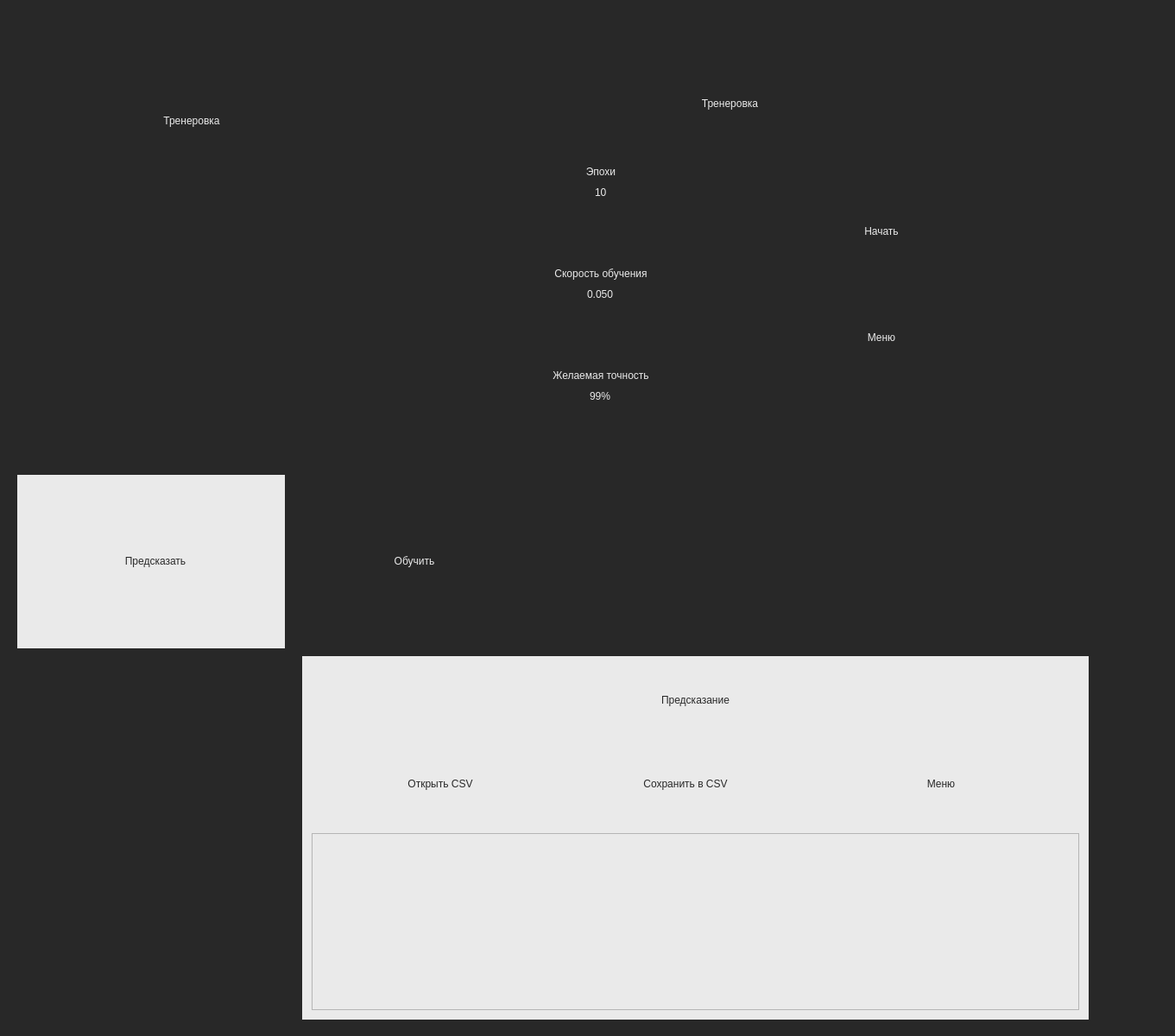
<?xml version="1.0" encoding="UTF-8"?>
<ui version="4.0">
 <class>MainWindow</class>
 <widget class="QMainWindow" name="MainWindow">
  <property name="geometry">
   <rect>
    <x>0</x>
    <y>0</y>
    <width>1361</width>
    <height>1200</height>
   </rect>
  </property>
  <property name="minimumSize">
   <size>
    <width>600</width>
    <height>300</height>
   </size>
  </property>
  <property name="windowTitle">
   <string>MainWindow</string>
  </property>
  <property name="styleSheet">
   <string notr="true">background-color: rgb(40, 40, 40);</string>
  </property>
  <widget class="QWidget" name="centralWidget">
   <widget class="QWidget" name="widgetTrainSettings" native="true">
    <property name="geometry">
     <rect>
      <x>450</x>
      <y>80</y>
      <width>791</width>
      <height>421</height>
     </rect>
    </property>
    <layout class="QVBoxLayout" name="verticalLayout_5">
     <property name="spacing">
      <number>0</number>
     </property>
     <property name="leftMargin">
      <number>0</number>
     </property>
     <property name="topMargin">
      <number>0</number>
     </property>
     <property name="rightMargin">
      <number>0</number>
     </property>
     <property name="bottomMargin">
      <number>0</number>
     </property>
     <item>
      <widget class="QLabel" name="label_5">
       <property name="minimumSize">
        <size>
         <width>0</width>
         <height>80</height>
        </size>
       </property>
       <property name="maximumSize">
        <size>
         <width>16777215</width>
         <height>80</height>
        </size>
       </property>
       <property name="autoFillBackground">
        <bool>false</bool>
       </property>
       <property name="styleSheet">
        <string notr="true">font: 57 20pt &quot;Roboto Medium&quot;;
color: rgb(234, 234, 234);</string>
       </property>
       <property name="text">
        <string>Тренеровка</string>
       </property>
       <property name="alignment">
        <set>Qt::AlignCenter</set>
       </property>
      </widget>
     </item>
     <item>
      <spacer name="verticalSpacer_10">
       <property name="orientation">
        <enum>Qt::Vertical</enum>
       </property>
       <property name="sizeHint" stdset="0">
        <size>
         <width>20</width>
         <height>16</height>
        </size>
       </property>
      </spacer>
     </item>
     <item>
      <layout class="QHBoxLayout" name="horizontalLayout_2">
       <property name="spacing">
        <number>0</number>
       </property>
       <item>
        <spacer name="horizontalSpacer_3">
         <property name="orientation">
          <enum>Qt::Horizontal</enum>
         </property>
         <property name="sizeHint" stdset="0">
          <size>
           <width>40</width>
           <height>20</height>
          </size>
         </property>
        </spacer>
       </item>
       <item>
        <widget class="QWidget" name="widget_2" native="true">
         <property name="minimumSize">
          <size>
           <width>300</width>
           <height>300</height>
          </size>
         </property>
         <property name="maximumSize">
          <size>
           <width>300</width>
           <height>300</height>
          </size>
         </property>
         <layout class="QVBoxLayout" name="verticalLayout">
          <item>
           <widget class="QLabel" name="label_2">
            <property name="autoFillBackground">
             <bool>false</bool>
            </property>
            <property name="styleSheet">
             <string notr="true">font: 57 20pt &quot;Roboto Medium&quot;;
color: rgb(234, 234, 234);</string>
            </property>
            <property name="text">
             <string>Эпохи</string>
            </property>
            <property name="alignment">
             <set>Qt::AlignCenter</set>
            </property>
           </widget>
          </item>
          <item>
           <widget class="QSpinBox" name="epochTrain">
            <property name="styleSheet">
             <string notr="true">selection-background-color: rgb(234, 234, 234, 20);
font: 25 20pt &quot;Roboto Light&quot;;
color: rgb(234, 234, 234);</string>
            </property>
            <property name="frame">
             <bool>false</bool>
            </property>
            <property name="alignment">
             <set>Qt::AlignCenter</set>
            </property>
            <property name="buttonSymbols">
             <enum>QAbstractSpinBox::NoButtons</enum>
            </property>
            <property name="specialValueText">
             <string/>
            </property>
            <property name="accelerated">
             <bool>false</bool>
            </property>
            <property name="correctionMode">
             <enum>QAbstractSpinBox::CorrectToPreviousValue</enum>
            </property>
            <property name="showGroupSeparator" stdset="0">
             <bool>false</bool>
            </property>
            <property name="suffix">
             <string/>
            </property>
            <property name="minimum">
             <number>1</number>
            </property>
            <property name="maximum">
             <number>10000</number>
            </property>
            <property name="singleStep">
             <number>10</number>
            </property>
            <property name="value">
             <number>10</number>
            </property>
            <property name="displayIntegerBase">
             <number>10</number>
            </property>
           </widget>
          </item>
          <item>
           <spacer name="verticalSpacer">
            <property name="orientation">
             <enum>Qt::Vertical</enum>
            </property>
            <property name="sizeHint" stdset="0">
             <size>
              <width>20</width>
              <height>40</height>
             </size>
            </property>
           </spacer>
          </item>
          <item>
           <widget class="QLabel" name="label">
            <property name="autoFillBackground">
             <bool>false</bool>
            </property>
            <property name="styleSheet">
             <string notr="true">font: 57 20pt &quot;Roboto Medium&quot;;
color: rgb(234, 234, 234);</string>
            </property>
            <property name="text">
             <string>Скорость обучения</string>
            </property>
            <property name="alignment">
             <set>Qt::AlignCenter</set>
            </property>
           </widget>
          </item>
          <item>
           <widget class="QDoubleSpinBox" name="speedTrain">
            <property name="cursor">
             <cursorShape>ArrowCursor</cursorShape>
            </property>
            <property name="styleSheet">
             <string notr="true">selection-background-color:rgb(234, 234, 234, 20);
font: 25 20pt &quot;Roboto Light&quot;;
color: rgb(234, 234, 234);</string>
            </property>
            <property name="frame">
             <bool>false</bool>
            </property>
            <property name="alignment">
             <set>Qt::AlignCenter</set>
            </property>
            <property name="buttonSymbols">
             <enum>QAbstractSpinBox::NoButtons</enum>
            </property>
            <property name="accelerated">
             <bool>false</bool>
            </property>
            <property name="keyboardTracking">
             <bool>true</bool>
            </property>
            <property name="decimals">
             <number>3</number>
            </property>
            <property name="minimum">
             <double>0.001000000000000</double>
            </property>
            <property name="maximum">
             <double>0.500000000000000</double>
            </property>
            <property name="singleStep">
             <double>0.001000000000000</double>
            </property>
            <property name="value">
             <double>0.050000000000000</double>
            </property>
           </widget>
          </item>
          <item>
           <spacer name="verticalSpacer_2">
            <property name="orientation">
             <enum>Qt::Vertical</enum>
            </property>
            <property name="sizeHint" stdset="0">
             <size>
              <width>20</width>
              <height>40</height>
             </size>
            </property>
           </spacer>
          </item>
          <item>
           <widget class="QLabel" name="label_3">
            <property name="autoFillBackground">
             <bool>false</bool>
            </property>
            <property name="styleSheet">
             <string notr="true">font: 57 20pt &quot;Roboto Medium&quot;;
color: rgb(234, 234, 234);</string>
            </property>
            <property name="text">
             <string>Желаемая точность</string>
            </property>
            <property name="alignment">
             <set>Qt::AlignCenter</set>
            </property>
           </widget>
          </item>
          <item>
           <widget class="QSpinBox" name="accuracyTrain">
            <property name="cursor">
             <cursorShape>ArrowCursor</cursorShape>
            </property>
            <property name="styleSheet">
             <string notr="true">selection-background-color: rgb(234, 234, 234, 20);
font: 25 20pt &quot;Roboto Light&quot;;
color: rgb(234, 234, 234);</string>
            </property>
            <property name="frame">
             <bool>false</bool>
            </property>
            <property name="alignment">
             <set>Qt::AlignCenter</set>
            </property>
            <property name="buttonSymbols">
             <enum>QAbstractSpinBox::NoButtons</enum>
            </property>
            <property name="specialValueText">
             <string/>
            </property>
            <property name="accelerated">
             <bool>false</bool>
            </property>
            <property name="correctionMode">
             <enum>QAbstractSpinBox::CorrectToPreviousValue</enum>
            </property>
            <property name="showGroupSeparator" stdset="0">
             <bool>false</bool>
            </property>
            <property name="suffix">
             <string>%</string>
            </property>
            <property name="minimum">
             <number>70</number>
            </property>
            <property name="maximum">
             <number>99</number>
            </property>
            <property name="singleStep">
             <number>1</number>
            </property>
            <property name="value">
             <number>99</number>
            </property>
            <property name="displayIntegerBase">
             <number>10</number>
            </property>
           </widget>
          </item>
         </layout>
        </widget>
       </item>
       <item>
        <widget class="QWidget" name="widget_3" native="true">
         <property name="minimumSize">
          <size>
           <width>300</width>
           <height>300</height>
          </size>
         </property>
         <property name="maximumSize">
          <size>
           <width>300</width>
           <height>300</height>
          </size>
         </property>
         <layout class="QHBoxLayout" name="horizontalLayout">
          <item>
           <spacer name="horizontalSpacer">
            <property name="orientation">
             <enum>Qt::Horizontal</enum>
            </property>
            <property name="sizeType">
             <enum>QSizePolicy::Fixed</enum>
            </property>
            <property name="sizeHint" stdset="0">
             <size>
              <width>50</width>
              <height>20</height>
             </size>
            </property>
           </spacer>
          </item>
          <item>
           <layout class="QVBoxLayout" name="verticalLayout_2">
            <item>
             <spacer name="verticalSpacer_6">
              <property name="orientation">
               <enum>Qt::Vertical</enum>
              </property>
              <property name="sizeHint" stdset="0">
               <size>
                <width>17</width>
                <height>37</height>
               </size>
              </property>
             </spacer>
            </item>
            <item>
             <widget class="QPushButton" name="buttonStartTrain">
              <property name="minimumSize">
               <size>
                <width>200</width>
                <height>80</height>
               </size>
              </property>
              <property name="maximumSize">
               <size>
                <width>16777215</width>
                <height>16777215</height>
               </size>
              </property>
              <property name="sizeIncrement">
               <size>
                <width>0</width>
                <height>0</height>
               </size>
              </property>
              <property name="cursor">
               <cursorShape>PointingHandCursor</cursorShape>
              </property>
              <property name="styleSheet">
               <string notr="true">QPushButton {
    border-style: outset;
    border-width: 0px;
    border-radius: 0px;
    border-color: rgb(234, 234, 234);
    padding: 6px;

	font: 57 20pt &quot;Roboto Medium&quot;;
	color: rgb(234, 234, 234);
}

QPushButton:hover {
    border-style: outset;
    border-width: 3px;
    border-radius: 0px;
	color: rgb(234, 234, 234);
}

QPushButton:pressed {
    background-color: rgb(234, 234, 234, 20);
}</string>
              </property>
              <property name="text">
               <string>Начать</string>
              </property>
             </widget>
            </item>
            <item>
             <spacer name="verticalSpacer_5">
              <property name="orientation">
               <enum>Qt::Vertical</enum>
              </property>
              <property name="sizeHint" stdset="0">
               <size>
                <width>17</width>
                <height>37</height>
               </size>
              </property>
             </spacer>
            </item>
            <item>
             <widget class="QPushButton" name="OpenMenu_1">
              <property name="minimumSize">
               <size>
                <width>200</width>
                <height>80</height>
               </size>
              </property>
              <property name="maximumSize">
               <size>
                <width>16777215</width>
                <height>16777215</height>
               </size>
              </property>
              <property name="sizeIncrement">
               <size>
                <width>0</width>
                <height>0</height>
               </size>
              </property>
              <property name="cursor">
               <cursorShape>PointingHandCursor</cursorShape>
              </property>
              <property name="styleSheet">
               <string notr="true">QPushButton {
    border-style: outset;
    border-width: 0px;
    border-radius: 0px;
    border-color: rgb(234, 234, 234);
    padding: 6px;

	font: 57 20pt &quot;Roboto Medium&quot;;
	color: rgb(234, 234, 234);
}

QPushButton:hover {
    border-style: outset;
    border-width: 3px;
    border-radius: 0px;
	color: rgb(234, 234, 234);
}

QPushButton:pressed {
    background-color: rgb(234, 234, 234, 20);
}</string>
              </property>
              <property name="text">
               <string>Меню</string>
              </property>
             </widget>
            </item>
            <item>
             <spacer name="verticalSpacer_4">
              <property name="orientation">
               <enum>Qt::Vertical</enum>
              </property>
              <property name="sizeHint" stdset="0">
               <size>
                <width>20</width>
                <height>40</height>
               </size>
              </property>
             </spacer>
            </item>
           </layout>
          </item>
         </layout>
        </widget>
       </item>
       <item>
        <spacer name="horizontalSpacer_4">
         <property name="orientation">
          <enum>Qt::Horizontal</enum>
         </property>
         <property name="sizeHint" stdset="0">
          <size>
           <width>40</width>
           <height>20</height>
          </size>
         </property>
        </spacer>
       </item>
      </layout>
     </item>
     <item>
      <spacer name="verticalSpacer_11">
       <property name="orientation">
        <enum>Qt::Vertical</enum>
       </property>
       <property name="sizeHint" stdset="0">
        <size>
         <width>20</width>
         <height>17</height>
        </size>
       </property>
      </spacer>
     </item>
    </layout>
   </widget>
   <widget class="QWidget" name="widgetTrainStarted" native="true">
    <property name="geometry">
     <rect>
      <x>30</x>
      <y>100</y>
      <width>381</width>
      <height>431</height>
     </rect>
    </property>
    <layout class="QHBoxLayout" name="horizontalLayout_6">
     <property name="spacing">
      <number>0</number>
     </property>
     <property name="leftMargin">
      <number>0</number>
     </property>
     <property name="topMargin">
      <number>0</number>
     </property>
     <property name="rightMargin">
      <number>0</number>
     </property>
     <property name="bottomMargin">
      <number>0</number>
     </property>
     <item>
      <spacer name="horizontalSpacer_9">
       <property name="orientation">
        <enum>Qt::Horizontal</enum>
       </property>
       <property name="sizeHint" stdset="0">
        <size>
         <width>44</width>
         <height>20</height>
        </size>
       </property>
      </spacer>
     </item>
     <item>
      <layout class="QVBoxLayout" name="verticalLayout_4">
       <property name="spacing">
        <number>0</number>
       </property>
       <item>
        <widget class="QLabel" name="label_4">
         <property name="minimumSize">
          <size>
           <width>0</width>
           <height>80</height>
          </size>
         </property>
         <property name="maximumSize">
          <size>
           <width>16777215</width>
           <height>80</height>
          </size>
         </property>
         <property name="autoFillBackground">
          <bool>false</bool>
         </property>
         <property name="styleSheet">
          <string notr="true">font: 57 20pt &quot;Roboto Medium&quot;;
color: rgb(234, 234, 234);</string>
         </property>
         <property name="text">
          <string>Тренеровка</string>
         </property>
         <property name="alignment">
          <set>Qt::AlignCenter</set>
         </property>
        </widget>
       </item>
       <item>
        <spacer name="verticalSpacer_9">
         <property name="orientation">
          <enum>Qt::Vertical</enum>
         </property>
         <property name="sizeHint" stdset="0">
          <size>
           <width>20</width>
           <height>40</height>
          </size>
         </property>
        </spacer>
       </item>
       <item>
        <widget class="QWidget" name="widgetFromGraphTrain" native="true">
         <property name="minimumSize">
          <size>
           <width>300</width>
           <height>300</height>
          </size>
         </property>
         <property name="maximumSize">
          <size>
           <width>300</width>
           <height>300</height>
          </size>
         </property>
         <layout class="QVBoxLayout" name="verticalLayout_3"/>
        </widget>
       </item>
       <item>
        <spacer name="verticalSpacer_3">
         <property name="orientation">
          <enum>Qt::Vertical</enum>
         </property>
         <property name="sizeHint" stdset="0">
          <size>
           <width>20</width>
           <height>40</height>
          </size>
         </property>
        </spacer>
       </item>
      </layout>
     </item>
     <item>
      <spacer name="horizontalSpacer_2">
       <property name="orientation">
        <enum>Qt::Horizontal</enum>
       </property>
       <property name="sizeHint" stdset="0">
        <size>
         <width>40</width>
         <height>20</height>
        </size>
       </property>
      </spacer>
     </item>
    </layout>
   </widget>
   <widget class="QWidget" name="widgetPredict" native="true">
    <property name="geometry">
     <rect>
      <x>350</x>
      <y>760</y>
      <width>911</width>
      <height>421</height>
     </rect>
    </property>
    <property name="styleSheet">
     <string notr="true">background-color: rgb(234, 234, 234);</string>
    </property>
    <layout class="QVBoxLayout" name="verticalLayout_6">
     <item>
      <widget class="QLabel" name="label_6">
       <property name="minimumSize">
        <size>
         <width>0</width>
         <height>80</height>
        </size>
       </property>
       <property name="maximumSize">
        <size>
         <width>16777215</width>
         <height>80</height>
        </size>
       </property>
       <property name="autoFillBackground">
        <bool>false</bool>
       </property>
       <property name="styleSheet">
        <string notr="true">font: 57 20pt &quot;Roboto Medium&quot;;
color: rgb(40, 40, 40);</string>
       </property>
       <property name="text">
        <string>Предсказание</string>
       </property>
       <property name="alignment">
        <set>Qt::AlignCenter</set>
       </property>
      </widget>
     </item>
     <item>
      <layout class="QHBoxLayout" name="horizontalLayout_8">
       <property name="spacing">
        <number>0</number>
       </property>
       <item>
        <spacer name="horizontalSpacer_11">
         <property name="orientation">
          <enum>Qt::Horizontal</enum>
         </property>
         <property name="sizeHint" stdset="0">
          <size>
           <width>40</width>
           <height>20</height>
          </size>
         </property>
        </spacer>
       </item>
       <item>
        <widget class="QPushButton" name="buttonOpenPredict_2">
         <property name="minimumSize">
          <size>
           <width>250</width>
           <height>80</height>
          </size>
         </property>
         <property name="maximumSize">
          <size>
           <width>250</width>
           <height>16777215</height>
          </size>
         </property>
         <property name="sizeIncrement">
          <size>
           <width>0</width>
           <height>0</height>
          </size>
         </property>
         <property name="cursor">
          <cursorShape>PointingHandCursor</cursorShape>
         </property>
         <property name="styleSheet">
          <string notr="true">QPushButton {
    border-style: outset;
    border-width: 0px;
    border-radius: 0px;
    border-color: rgb(40, 40, 40);
    padding: 6px;

	font: 57 20pt &quot;Roboto Medium&quot;;
	color: rgb(40, 40, 40);
}

QPushButton:hover {
    border-style: outset;
    border-width: 3px;
    border-radius: 0px;
	color: rgb(40, 40, 40);
}

QPushButton:pressed {
    background-color: rgb(40, 40, 40, 20);
}</string>
         </property>
         <property name="text">
          <string>Открыть CSV</string>
         </property>
        </widget>
       </item>
       <item>
        <widget class="QWidget" name="saveWidget" native="true">
         <layout class="QHBoxLayout" name="widgetSave">
          <property name="spacing">
           <number>0</number>
          </property>
          <item>
           <spacer name="horizontalSpacer_12">
            <property name="orientation">
             <enum>Qt::Horizontal</enum>
            </property>
            <property name="sizeHint" stdset="0">
             <size>
              <width>40</width>
              <height>20</height>
             </size>
            </property>
           </spacer>
          </item>
          <item>
           <widget class="QPushButton" name="buttonSave">
            <property name="minimumSize">
             <size>
              <width>250</width>
              <height>80</height>
             </size>
            </property>
            <property name="maximumSize">
             <size>
              <width>250</width>
              <height>16777215</height>
             </size>
            </property>
            <property name="sizeIncrement">
             <size>
              <width>0</width>
              <height>0</height>
             </size>
            </property>
            <property name="cursor">
             <cursorShape>PointingHandCursor</cursorShape>
            </property>
            <property name="styleSheet">
             <string notr="true">QPushButton {
    border-style: outset;
    border-width: 0px;
    border-radius: 0px;
    border-color: rgb(40, 40, 40);
    padding: 6px;

	font: 57 20pt &quot;Roboto Medium&quot;;
	color: rgb(40, 40, 40);
}

QPushButton:hover {
    border-style: outset;
    border-width: 3px;
    border-radius: 0px;
	color: rgb(40, 40, 40);
}

QPushButton:pressed {
    background-color: rgb(40, 40, 40, 20);
}</string>
            </property>
            <property name="text">
             <string>Сохранить в CSV</string>
            </property>
           </widget>
          </item>
         </layout>
        </widget>
       </item>
       <item>
        <widget class="QWidget" name="widgetButtonMenu" native="true">
         <layout class="QHBoxLayout" name="widgetSave_2">
          <property name="spacing">
           <number>0</number>
          </property>
          <item>
           <spacer name="horizontalSpacer_13">
            <property name="orientation">
             <enum>Qt::Horizontal</enum>
            </property>
            <property name="sizeHint" stdset="0">
             <size>
              <width>40</width>
              <height>20</height>
             </size>
            </property>
           </spacer>
          </item>
          <item>
           <widget class="QPushButton" name="buttonOpenMenu_2">
            <property name="minimumSize">
             <size>
              <width>250</width>
              <height>80</height>
             </size>
            </property>
            <property name="maximumSize">
             <size>
              <width>250</width>
              <height>16777215</height>
             </size>
            </property>
            <property name="sizeIncrement">
             <size>
              <width>0</width>
              <height>0</height>
             </size>
            </property>
            <property name="cursor">
             <cursorShape>PointingHandCursor</cursorShape>
            </property>
            <property name="styleSheet">
             <string notr="true">QPushButton {
    border-style: outset;
    border-width: 0px;
    border-radius: 0px;
    border-color: rgb(40, 40, 40);
    padding: 6px;

	font: 57 20pt &quot;Roboto Medium&quot;;
	color: rgb(40, 40, 40);
}

QPushButton:hover {
    border-style: outset;
    border-width: 3px;
    border-radius: 0px;
	color: rgb(40, 40, 40);
}

QPushButton:pressed {
    background-color: rgb(40, 40, 40, 20);
}</string>
            </property>
            <property name="text">
             <string>Меню</string>
            </property>
           </widget>
          </item>
         </layout>
        </widget>
       </item>
       <item>
        <spacer name="horizontalSpacer_10">
         <property name="orientation">
          <enum>Qt::Horizontal</enum>
         </property>
         <property name="sizeHint" stdset="0">
          <size>
           <width>40</width>
           <height>20</height>
          </size>
         </property>
        </spacer>
       </item>
      </layout>
     </item>
     <item>
      <widget class="QTableView" name="tableView"/>
     </item>
    </layout>
   </widget>
   <widget class="QWidget" name="widgetMenu" native="true">
    <property name="geometry">
     <rect>
      <x>20</x>
      <y>550</y>
      <width>621</width>
      <height>201</height>
     </rect>
    </property>
    <layout class="QHBoxLayout" name="horizontalLayout_3">
     <property name="spacing">
      <number>0</number>
     </property>
     <property name="leftMargin">
      <number>0</number>
     </property>
     <property name="topMargin">
      <number>0</number>
     </property>
     <property name="rightMargin">
      <number>0</number>
     </property>
     <property name="bottomMargin">
      <number>0</number>
     </property>
     <item>
      <widget class="QWidget" name="menuPredict" native="true">
       <property name="styleSheet">
        <string notr="true">background-color: rgb(234, 234, 234);</string>
       </property>
       <layout class="QHBoxLayout" name="horizontalLayout_4">
        <property name="spacing">
         <number>0</number>
        </property>
        <property name="leftMargin">
         <number>0</number>
        </property>
        <property name="topMargin">
         <number>0</number>
        </property>
        <property name="rightMargin">
         <number>0</number>
        </property>
        <property name="bottomMargin">
         <number>0</number>
        </property>
        <item>
         <spacer name="horizontalSpacer_7">
          <property name="orientation">
           <enum>Qt::Horizontal</enum>
          </property>
          <property name="sizeHint" stdset="0">
           <size>
            <width>168</width>
            <height>20</height>
           </size>
          </property>
         </spacer>
        </item>
        <item>
         <widget class="QPushButton" name="buttonOpenPredict">
          <property name="minimumSize">
           <size>
            <width>200</width>
            <height>80</height>
           </size>
          </property>
          <property name="maximumSize">
           <size>
            <width>200</width>
            <height>16777215</height>
           </size>
          </property>
          <property name="sizeIncrement">
           <size>
            <width>0</width>
            <height>0</height>
           </size>
          </property>
          <property name="cursor">
           <cursorShape>PointingHandCursor</cursorShape>
          </property>
          <property name="styleSheet">
           <string notr="true">QPushButton {
    border-style: outset;
    border-width: 0px;
    border-radius: 0px;
    border-color: rgb(40, 40, 40);
    padding: 6px;

	font: 57 20pt &quot;Roboto Medium&quot;;
	color: rgb(40, 40, 40);
}

QPushButton:hover {
    border-style: outset;
    border-width: 3px;
    border-radius: 0px;
	color: rgb(40, 40, 40);
}

QPushButton:pressed {
    background-color: rgb(40, 40, 40, 20);
}</string>
          </property>
          <property name="text">
           <string>Предсказать</string>
          </property>
         </widget>
        </item>
        <item>
         <spacer name="horizontalSpacer_5">
          <property name="orientation">
           <enum>Qt::Horizontal</enum>
          </property>
          <property name="sizeType">
           <enum>QSizePolicy::Fixed</enum>
          </property>
          <property name="sizeHint" stdset="0">
           <size>
            <width>50</width>
            <height>20</height>
           </size>
          </property>
         </spacer>
        </item>
       </layout>
      </widget>
     </item>
     <item>
      <widget class="QWidget" name="menuTrain" native="true">
       <property name="styleSheet">
        <string notr="true">background-color: rgb(40, 40, 40);</string>
       </property>
       <layout class="QHBoxLayout" name="horizontalLayout_5">
        <property name="spacing">
         <number>0</number>
        </property>
        <property name="leftMargin">
         <number>0</number>
        </property>
        <property name="topMargin">
         <number>0</number>
        </property>
        <property name="rightMargin">
         <number>0</number>
        </property>
        <property name="bottomMargin">
         <number>0</number>
        </property>
        <item>
         <spacer name="horizontalSpacer_6">
          <property name="orientation">
           <enum>Qt::Horizontal</enum>
          </property>
          <property name="sizeType">
           <enum>QSizePolicy::Fixed</enum>
          </property>
          <property name="sizeHint" stdset="0">
           <size>
            <width>50</width>
            <height>20</height>
           </size>
          </property>
         </spacer>
        </item>
        <item>
         <widget class="QPushButton" name="buttonOpenTrain">
          <property name="minimumSize">
           <size>
            <width>200</width>
            <height>80</height>
           </size>
          </property>
          <property name="maximumSize">
           <size>
            <width>16777215</width>
            <height>16777215</height>
           </size>
          </property>
          <property name="sizeIncrement">
           <size>
            <width>0</width>
            <height>0</height>
           </size>
          </property>
          <property name="cursor">
           <cursorShape>PointingHandCursor</cursorShape>
          </property>
          <property name="styleSheet">
           <string notr="true">QPushButton {
    border-style: outset;
    border-width: 0px;
    border-radius: 0px;
    border-color: rgb(234, 234, 234);
    padding: 6px;

	font: 57 20pt &quot;Roboto Medium&quot;;
	color: rgb(234, 234, 234);
}

QPushButton:hover {
    border-style: outset;
    border-width: 3px;
    border-radius: 0px;
	color: rgb(234, 234, 234);
}

QPushButton:pressed {
    background-color: rgb(234, 234, 234, 20);
}</string>
          </property>
          <property name="text">
           <string>Обучить</string>
          </property>
         </widget>
        </item>
        <item>
         <spacer name="horizontalSpacer_8">
          <property name="orientation">
           <enum>Qt::Horizontal</enum>
          </property>
          <property name="sizeHint" stdset="0">
           <size>
            <width>168</width>
            <height>20</height>
           </size>
          </property>
         </spacer>
        </item>
       </layout>
      </widget>
     </item>
    </layout>
   </widget>
  </widget>
 </widget>
 <layoutdefault spacing="6" margin="11"/>
 <resources/>
 <connections/>
</ui>
